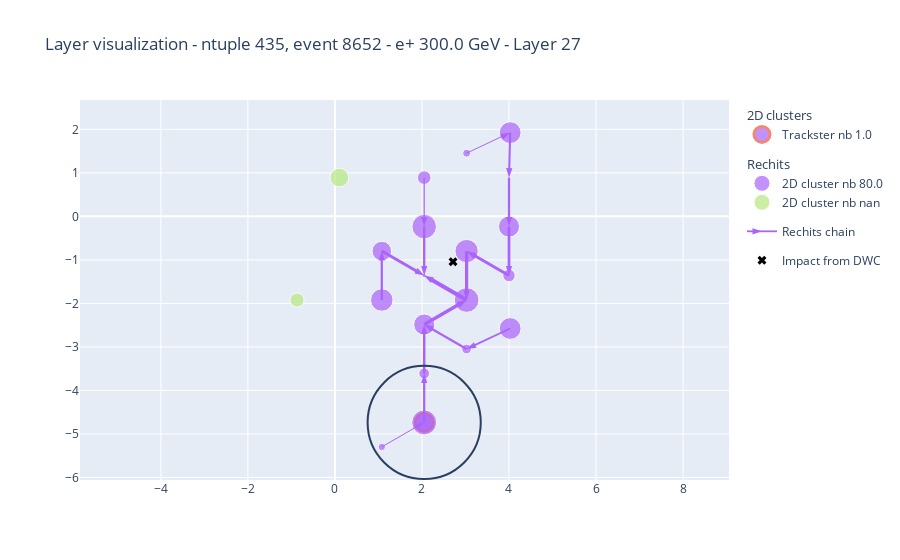

Notebook source saved alongside this figure:
### Code cell
plotEventFromDf(*eventLayer)

### Figure 1 — Plotly figure (JSON) as saved in the notebook; plotly's stock layout.template omitted (floating-point values rounded to 4 significant figures)
{"data": [{"customdata": [[0.8159, 0.8418, 3.527, "Seed"]], "hovertemplate": "2D cluster : %{customdata[3]}<br>Energy: %{customdata[0]:.2g} GeV<br>Rho: %{customdata[1]:.2g} GeV<br>Delta: %{customdata[2]:.2g} cm<br>Size: %{marker.size}", "legendgroup": "cluster2D", "legendgrouptitle": {"text": "2D clusters"}, "marker": {"color": ["#AB63FA"], "line": {"color": "#EF553B", "width": 3}, "size": [18], "symbol": "circle"}, "mode": "markers", "name": "Trackster nb 1.0", "type": "scatter", "x": [2.051], "y": [-4.736]}, {"customdata": [["0.058737446", "0.12273684", "1.1069162", "Follower"], ["0.058898717", "0.07737231", "1.0344048", "Follower"], ["0.014674484", "0.083316706", "1.125", "Follower"], ["0.056113023", "0.111489184", "1.1252441", "Follower"], ["0.030584369", "0.15690225", "1.125173", "Follower"], ["0.025122592", "0.13210374", "1.1252372", "Follower"], ["0.022272712", "0.07564597", "1.107076", "Follower"], ["0.065493464", "0.18913238", "1.1251221", "Follower"], ["0.07229182", "0.19880989", "1.1252418", "Follower"], ["0.027028475", "0.104370035", "1.1252351", "Follower"], ["0.07365596", "0.09790047", "1.1252441", "Follower"], ["0.07109489", "0.15420754", "1.1252441", "Follower"], ["0.017193697", "0.20571056", "3.4028235e+38", "Seed"], ["0.055904567", "0.15766491", "1.1252463", "Follower"], ["0.021460544", "0.058288526", "1.125075", "Follower"], ["0.05036484", "0.12545119", "1.125075", "Follower"], ["0.0618841", "0.12361565", "1.1251221", "Follower"], ["0.033173304", "0.07985711", "1.125", "Follower"]], "hovertemplate": "Rechit : %{customdata[3]}<br>Energy: %{customdata[0]:.2g} GeV<br>Rho: %{customdata[1]:.2g} GeV<br>Delta: %{customdata[2]:.2g} cm", "legendgroup": "rechits", "legendgrouptitle": {"text": "Rechits"}, "marker": {"color": "#AB63FA", "size": [21.77, 21.81, 2.0, 21.12, 12.47, 9.665, 7.949, 23.33, 24.73, 10.71, 25, 24.5, 4.259, 21.07, 7.419, 19.58, 22.52, 13.63], "symbol": "circle"}, "mode": "markers", "name": "2D cluster nb 80.0", "type": "scatter", "x": [4.027, 4.027, 4.0, 4.0, 4.0, 3.026, 3.026, 3.026, 3.026, 2.051, 2.051, 2.051, 2.051, 2.051, 1.077, 1.077, 1.077, 2.051], "y": [-2.577, 1.924, 0.8903, -0.2347, -1.36, -3.048, 1.453, -0.7975, -1.923, -3.61, -4.736, -0.2347, -1.36, -2.485, -5.298, -0.7975, -1.923, 0.8903]}, {"hoverinfo": "skip", "legendgroup": "rechits_chain", "line": {"width": 1.77}, "marker": {"angleref": "previous", "color": "#AB63FA", "size": 10, "symbol": "arrow"}, "mode": "markers+lines", "name": "Rechits chain", "showlegend": true, "type": "scatter", "x": [4.027, 3.026], "y": [-2.577, -3.048]}, {"hoverinfo": "skip", "legendgroup": "rechits_chain", "line": {"width": 2.094}, "marker": {"angleref": "previous", "color": "#AB63FA", "size": 10, "symbol": "arrow"}, "mode": "markers+lines", "name": "Rechits chain", "showlegend": false, "type": "scatter", "x": [4.027, 4.0], "y": [1.924, 0.8903]}, {"hoverinfo": "skip", "legendgroup": "rechits_chain", "line": {"width": 2.26}, "marker": {"angleref": "previous", "color": "#AB63FA", "size": 10, "symbol": "arrow"}, "mode": "markers+lines", "name": "Rechits chain", "showlegend": false, "type": "scatter", "x": [4.0, 4.0], "y": [0.8903, -0.2347]}, {"hoverinfo": "skip", "legendgroup": "rechits_chain", "line": {"width": 2.721}, "marker": {"angleref": "previous", "color": "#AB63FA", "size": 10, "symbol": "arrow"}, "mode": "markers+lines", "name": "Rechits chain", "showlegend": false, "type": "scatter", "x": [4.0, 4.0], "y": [-0.2347, -1.36]}, {"hoverinfo": "skip", "legendgroup": "rechits_chain", "line": {"width": 2.904}, "marker": {"angleref": "previous", "color": "#AB63FA", "size": 10, "symbol": "arrow"}, "mode": "markers+lines", "name": "Rechits chain", "showlegend": false, "type": "scatter", "x": [4.0, 3.026], "y": [-1.36, -0.7975]}, {"hoverinfo": "skip", "legendgroup": "rechits_chain", "line": {"width": 2.127}, "marker": {"angleref": "previous", "color": "#AB63FA", "size": 10, "symbol": "arrow"}, "mode": "markers+lines", "name": "Rechits chain", "showlegend": false, "type": "scatter", "x": [3.026, 2.051], "y": [-3.048, -2.485]}, {"hoverinfo": "skip", "legendgroup": "rechits_chain", "line": {"width": 1}, "marker": {"angleref": "previous", "color": "#AB63FA", "size": 10, "symbol": "arrow"}, "mode": "markers+lines", "name": "Rechits chain", "showlegend": false, "type": "scatter", "x": [3.026, 4.027], "y": [1.453, 1.924]}, {"hoverinfo": "skip", "legendgroup": "rechits_chain", "line": {"width": 3.211}, "marker": {"angleref": "previous", "color": "#AB63FA", "size": 10, "symbol": "arrow"}, "mode": "markers+lines", "name": "Rechits chain", "showlegend": false, "type": "scatter", "x": [3.026, 3.026], "y": [-0.7975, -1.923]}, {"hoverinfo": "skip", "legendgroup": "rechits_chain", "line": {"width": 4.064}, "marker": {"angleref": "previous", "color": "#AB63FA", "size": 10, "symbol": "arrow"}, "mode": "markers+lines", "name": "Rechits chain", "showlegend": false, "type": "scatter", "x": [3.026, 2.051], "y": [-1.923, -1.36]}, {"hoverinfo": "skip", "legendgroup": "rechits_chain", "line": {"width": 2.503}, "marker": {"angleref": "previous", "color": "#AB63FA", "size": 10, "symbol": "arrow"}, "mode": "markers+lines", "name": "Rechits chain", "showlegend": false, "type": "scatter", "x": [2.051, 2.051], "y": [-3.61, -2.485]}, {"hoverinfo": "skip", "legendgroup": "rechits_chain", "line": {"width": 2.253}, "marker": {"angleref": "previous", "color": "#AB63FA", "size": 10, "symbol": "arrow"}, "mode": "markers+lines", "name": "Rechits chain", "showlegend": false, "type": "scatter", "x": [2.051, 2.051], "y": [-4.736, -3.61]}, {"hoverinfo": "skip", "legendgroup": "rechits_chain", "line": {"width": 2.344}, "marker": {"angleref": "previous", "color": "#AB63FA", "size": 10, "symbol": "arrow"}, "mode": "markers+lines", "name": "Rechits chain", "showlegend": false, "type": "scatter", "x": [2.051, 2.051], "y": [-0.2347, -1.36]}, {"hoverinfo": "skip", "legendgroup": "rechits_chain", "line": {"width": 3.265}, "marker": {"angleref": "previous", "color": "#AB63FA", "size": 10, "symbol": "arrow"}, "mode": "markers+lines", "name": "Rechits chain", "showlegend": false, "type": "scatter", "x": [2.051, 3.026], "y": [-2.485, -1.923]}, {"hoverinfo": "skip", "legendgroup": "rechits_chain", "line": {"width": 1}, "marker": {"angleref": "previous", "color": "#AB63FA", "size": 10, "symbol": "arrow"}, "mode": "markers+lines", "name": "Rechits chain", "showlegend": false, "type": "scatter", "x": [1.077, 2.051], "y": [-5.298, -4.736]}, {"hoverinfo": "skip", "legendgroup": "rechits_chain", "line": {"width": 2.966}, "marker": {"angleref": "previous", "color": "#AB63FA", "size": 10, "symbol": "arrow"}, "mode": "markers+lines", "name": "Rechits chain", "showlegend": false, "type": "scatter", "x": [1.077, 2.051], "y": [-0.7975, -1.36]}, {"hoverinfo": "skip", "legendgroup": "rechits_chain", "line": {"width": 2.264}, "marker": {"angleref": "previous", "color": "#AB63FA", "size": 10, "symbol": "arrow"}, "mode": "markers+lines", "name": "Rechits chain", "showlegend": false, "type": "scatter", "x": [1.077, 1.077], "y": [-1.923, -0.7975]}, {"hoverinfo": "skip", "legendgroup": "rechits_chain", "line": {"width": 1.199}, "marker": {"angleref": "previous", "color": "#AB63FA", "size": 10, "symbol": "arrow"}, "mode": "markers+lines", "name": "Rechits chain", "showlegend": false, "type": "scatter", "x": [2.051, 2.051], "y": [0.8903, -0.2347]}, {"customdata": [["0.047625665", "0.047625665", "1.948934", "Masked cluster seed"], ["0.034358706", "0.034358706", "1.9487305", "Masked cluster seed"]], "hovertemplate": "Rechit : %{customdata[3]}<br>Energy: %{customdata[0]:.2g} GeV<br>Rho: %{customdata[1]:.2g} GeV<br>Delta: %{customdata[2]:.2g} cm", "legendgroup": "rechits", "legendgrouptitle": {"text": "Rechits"}, "marker": {"color": "#B6E880", "size": [18.78, 14.13], "symbol": "circle"}, "mode": "markers", "name": "2D cluster nb nan", "type": "scatter", "x": [0.1024, -0.8718], "y": [0.8903, -1.923]}, {"hoverinfo": "skip", "marker": {"color": "black", "size": 8, "symbol": "x"}, "mode": "markers", "name": "Impact from DWC", "type": "scatter", "x": [2.714], "y": [-1.043]}], "layout": {"autosize": true, "shapes": [{"type": "circle", "x0": 0.7513, "x1": 3.351, "xref": "x", "y0": -6.036, "y1": -3.436, "yref": "y"}], "title": {"text": "Layer visualization - ntuple 435, event 8652 - e+ 300.0 GeV - Layer 27"}, "yaxis": {"scaleanchor": "x", "scaleratio": 1}}}
